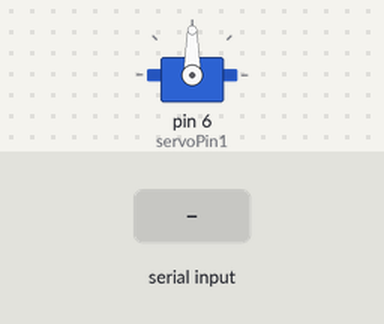
Simulated run of this sketch. Board: Arduino Uno, built with avr-gcc and run on an emulated ATmega328P. Parts: servo. Inputs (shaded band) come from the test bench. What the sketch prints to the serial monitor is not drawn.

Above: at 0.1 s.
At 6.2 s:
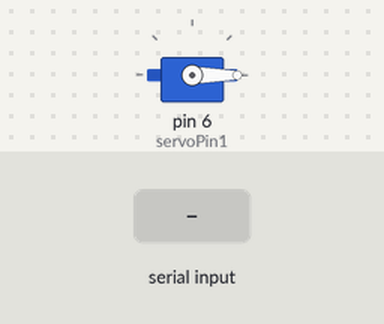
6.3 s: "90,45\n" received over Serial
Timing chart, 0 to 9.3 s (numbered marks = the images above; inputs shaded):
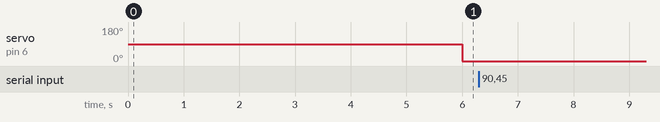

The sketch:

servo_impresion_1.ino
```cpp
#include<Servo.h>

int servoPin1 = 6;
int servoPos1 = 0;//el angulo del servo motor
Servo motor1;//Nombre del servo motor

void setup() {
  motor1.attach(servoPin1);
  Serial.begin(9600); // Inicializar la comunicación serial a 9600 baudios
  delay(5000); // Esperar 5 segundos para permitir abrir el monitor serie

}

void loop() {
  if (Serial.available() > 0) {
    String data = Serial.readStringUntil('\n'); // Leer datos hasta el carácter de nueva línea
    int numero = data.toInt(); // Convertir la cadena de texto en un entero
    Serial.print("Datos recibidos: ");
    Serial.println(numero); // Imprimir el entero recibido
  }


 String data = Serial.readStringUntil('\n'); // Leer datos hasta el carácter de nueva línea
    int numero = data.toInt(); // Convertir la cadena de texto en un entero
    motor1.write(servoPos1);
    delay(1000);
    motor1.write(numero);
    delay(1000);
}
```

Measured:
- after the input at 6.3 s, every drawn part: stays the same
